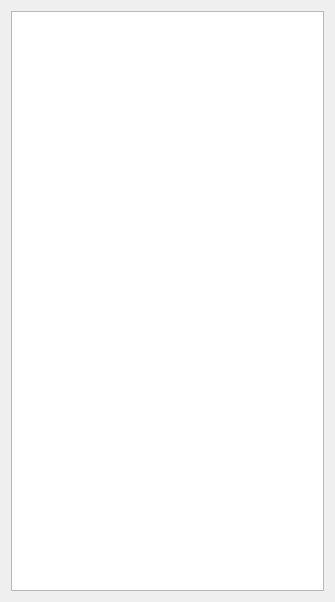
<?xml version="1.0" encoding="UTF-8"?>
<ui version="4.0">
 <class>DialogChargeClassificationSetting</class>
 <widget class="QDialog" name="DialogChargeClassificationSetting">
  <property name="geometry">
   <rect>
    <x>0</x>
    <y>0</y>
    <width>335</width>
    <height>602</height>
   </rect>
  </property>
  <property name="windowTitle">
   <string>支出/收入分类设置</string>
  </property>
  <layout class="QVBoxLayout" name="verticalLayout">
   <item>
    <widget class="QTreeView" name="ChargeClassificationTree"/>
   </item>
  </layout>
 </widget>
 <resources/>
 <connections/>
</ui>
